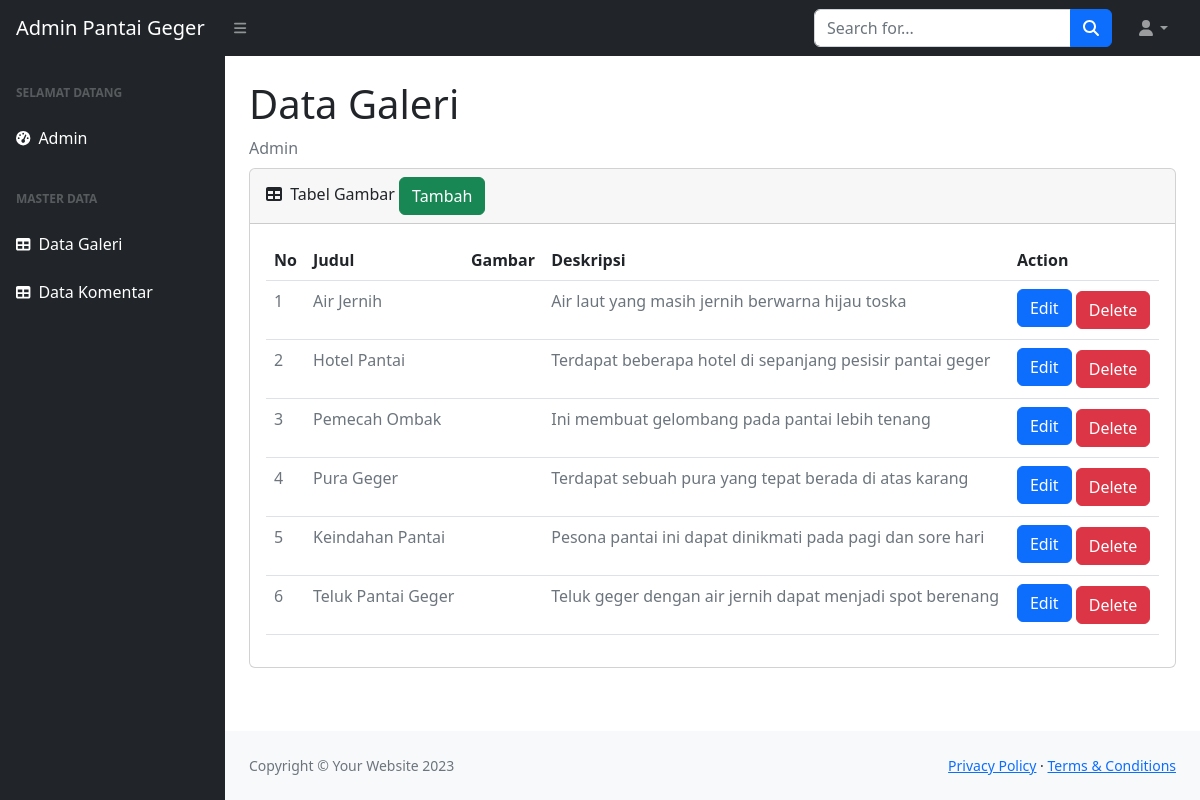
Page /index.php/c_galeri on the committed database.
### tables this page shows
CREATE TABLE `tb_gambar` (
  `id_gambar` int(10) NOT NULL,
  `judul_gambar` varchar(100) NOT NULL,
  `gambar` varchar(50) NOT NULL,
  `deskripsi` text NOT NULL
);

### application/controllers/C_galeri.php (called while the page is built, shortened)
<?php
class C_galeri extends CI_Controller {
    public function __construct()
    {
        $this->load->model('M_galeri');
    }
    public function index()
    {
        $data = [
            'galeri' => $this->M_galeri->get_all(),
        ];
        $this->load->view('vw_user/header');
        $this->load->view('vw_user/navbar');
        $this->load->view('vw_user/galeri/v_galeri', $data);
        $this->load->view('vw_user/footer');
    }
}

### index.php (called while the page is built, shortened)
<?php
require_once BASEPATH.'core/CodeIgniter.php';

### application/models/M_galeri.php (called while the page is built, shortened)
<?php
class M_galeri extends CI_Model
{
    public function get_all()
    {
        $query = $this->db->get('tb_gambar')->result_array();
        return $query;
    }
}

### application/views/vw_user/galeri/v_galeri.php (the view)
<div id="layoutSidenav_content">
    <main>
        <div class="container-fluid px-4">
            <h1 class="mt-4">Data Galeri</h1>
            <ol class="breadcrumb mb-2">
                <li class="breadcrumb-item active">Admin</li>
            </ol>
            <div class="card mb-4">
                <div class="card-header ">
                    <i class="fas fa-table me-1"></i>
                    Tabel Gambar
                    <a class="btn btn-success " href="<?= base_url('C_galeri/tambah/') ?>">Tambah</a> <br>
                </div>
                <div class="card-body">
                    <table class="table" id="datatablesSimple">
                        <thead>
                            <tr>
                                <th>No</th>
                                <th>Judul</th>
                                <th>Gambar</th>
                                <th>Deskripsi</th>
                                <th>Action</th>
                            </tr>
                        </thead>
                        <tbody>
                            <tr>
                                <?php
                                  $no = 1;
                                  foreach ($galeri as $key) {
                                  ?>
                            <tr>
                                <td class="text-secondary text-xxs font-weight-bold"><?php echo $no++ ?></td>
                                <td class="text-secondary text-xs font-weight-bold"><?php echo $key['judul_gambar'] ?>
                                </td>
                                <td> <img class="" src="<?= base_url('galeri/') . $key['gambar'] ?>" alt="" style="max-width: 300px;"></td>
                                <td class="text-secondary text-xs font-weight-bold"><?php echo $key['deskripsi'] ?></td>
                                <td>
                                    <a class="btn btn-primary mb-1" href="<?php echo base_url('C_galeri/ubah/' . $key['id_gambar']) ?>">Edit</a>
                                    <a class="btn btn-danger" onclick="javascript: return confirm('Apakah anda yakin ingin hapus?')" href="<?php echo base_url('C_galeri/delete/' . $key['id_gambar']) ?>">Delete</a>
                                </td>
                            </tr>
                        <?php
                                  }
                          ?>
                        </tr>
                        </tbody>
                    </table>
                </div>
            </div>
        </div>
    </main>

### application/views/vw_user/header.php (shortened to what this page needs)
<!DOCTYPE html>
<html lang="en">
    <head>
        <link href="https://cdn.jsdelivr.net/npm/simple-datatables@7.1.2/dist/style.min.css" rel="stylesheet" />
        <link href="<?=base_url('templateAdmin/css/styles.css')?>" rel="stylesheet" />
    </head>

### application/views/vw_user/navbar.php (shortened to what this page needs)
<body class="sb-nav-fixed">
    <nav class="sb-topnav navbar navbar-expand navbar-dark bg-dark">
        <a class="navbar-brand ps-3" href="<?= base_url('Home/') ?>">Admin Pantai Geger</a>
        <button class="btn btn-link btn-sm order-1 order-lg-0 me-4 me-lg-0" id="sidebarToggle" href="#!"><i class="fas fa-bars"></i></button>
        <form class="d-none d-md-inline-block form-inline ms-auto me-0 me-md-3 my-2 my-md-0">
            <div class="input-group">
                <input class="form-control" type="text" placeholder="Search for..." aria-label="Search for..." aria-describedby="btnNavbarSearch" />
                <button class="btn btn-primary" id="btnNavbarSearch" type="button"><i class="fas fa-search"></i></button>
            </div>
        </form>
        <ul class="navbar-nav ms-auto ms-md-0 me-3 me-lg-4">
            <li class="nav-item dropdown">
                <a class="nav-link dropdown-toggle" id="navbarDropdown" href="#" role="button" data-bs-toggle="dropdown" aria-expanded="false"><i class="fas fa-user fa-fw"></i></a>
            </li>
        </ul>
    </nav>
    <div id="layoutSidenav">
        <div id="layoutSidenav_nav">
            <nav class="sb-sidenav accordion sb-sidenav-dark" id="sidenavAccordion">
                <div class="sb-sidenav-menu">
                    <div class="nav">
                        <div class="sb-sidenav-menu-heading">Selamat Datang</div>
                        <a class="nav-link active" href="<?= base_url('Home/') ?>">
                            <div class="sb-nav-link-icon active"><i class="fas fa-tachometer-alt"></i>
                               </div>
                               Admin
                           </a>
                <div class="sb-sidenav-menu-heading">Master Data</div>
                <a class="nav-link active" href="<?= base_url('C_galeri/') ?>">
                    <div class="sb-nav-link-icon"><i class="fas fa-table"></i></div>
                    Data Galeri
                </a>
                <a class="nav-link active" href="<?= base_url('C_komentar/') ?>">
                    <div class="sb-nav-link-icon"><i class="fas fa-table"></i></div>
                    Data Komentar
                </a>
                </div>
            </nav>
        </div>

### application/views/vw_user/footer.php (shortened to what this page needs)
<footer class="py-4 bg-light mt-auto">
                    <div class="container-fluid px-4">
                        <div class="d-flex align-items-center justify-content-between small">
                            <div class="text-muted">Copyright &copy; Your Website 2023</div>
                            <div>
                                <a href="#">Privacy Policy</a>
                                &middot;
                                <a href="#">Terms &amp; Conditions</a>
                            </div>
                        </div>
                    </div>
                </footer>
            </div>
        </div>
    </body>
</html>

### rows in the picture
tb_gambar: judul_gambar "Air Jernih", deskripsi "Air laut yang masih jernih berwarna hijau toska"
tb_gambar: judul_gambar "Hotel Pantai", deskripsi "Terdapat beberapa hotel di sepanjang pesisir pantai geger"
tb_gambar: judul_gambar "Pemecah Ombak", deskripsi "Ini membuat gelombang pada pantai lebih tenang"
tb_gambar: judul_gambar "Pura Geger", deskripsi "Terdapat sebuah pura yang tepat berada di atas karang"
tb_gambar: judul_gambar "Keindahan Pantai", deskripsi "Pesona pantai ini dapat dinikmati pada pagi dan sore hari"
tb_gambar: judul_gambar "Teluk Pantai Geger", deskripsi "Teluk geger dengan air jernih dapat menjadi spot berenang"
